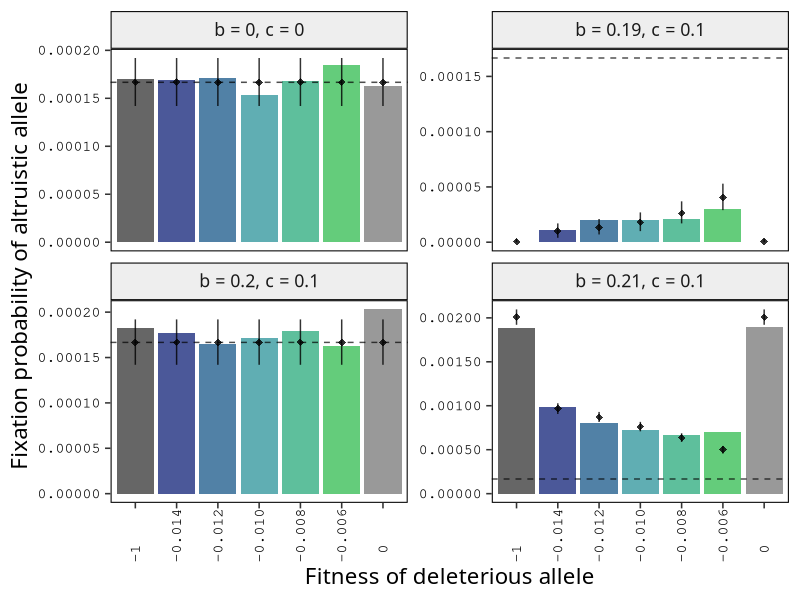
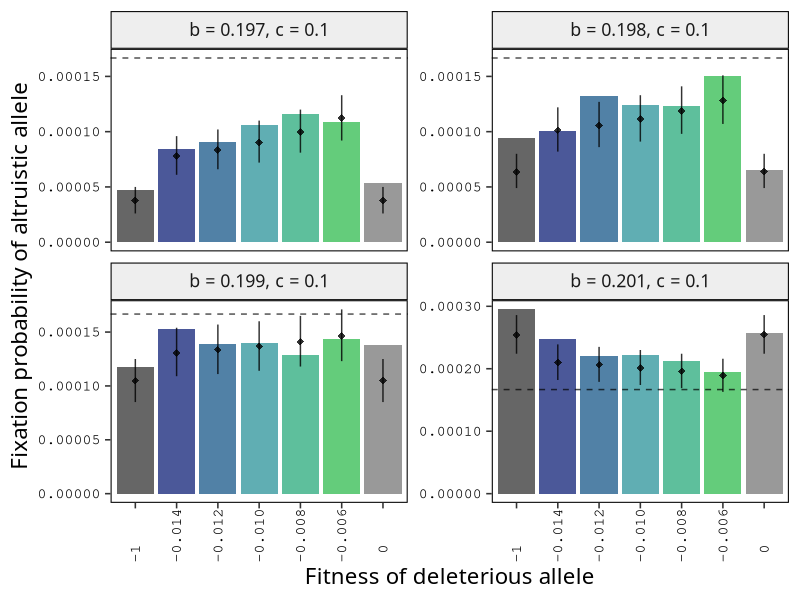
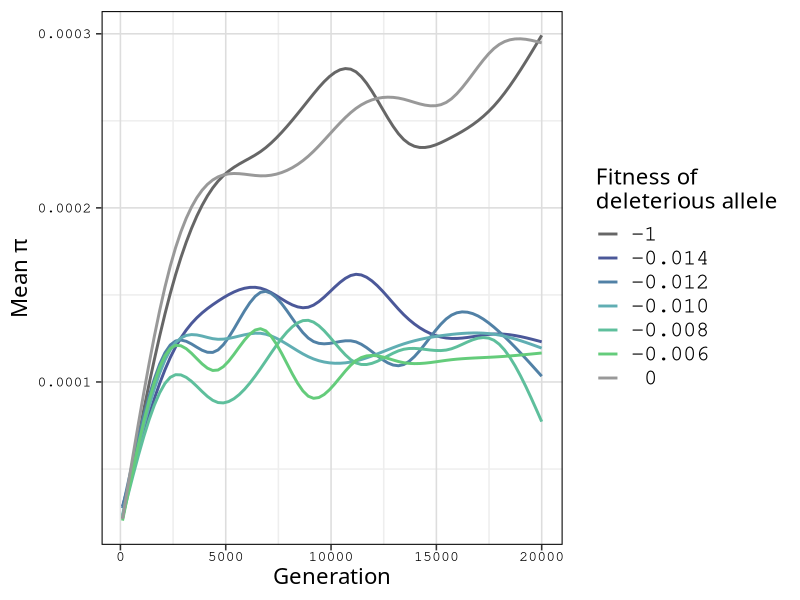
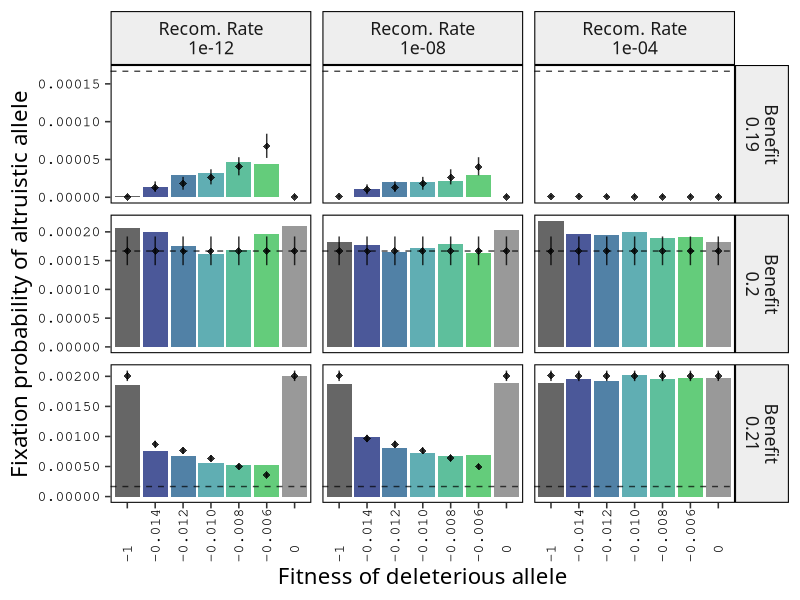
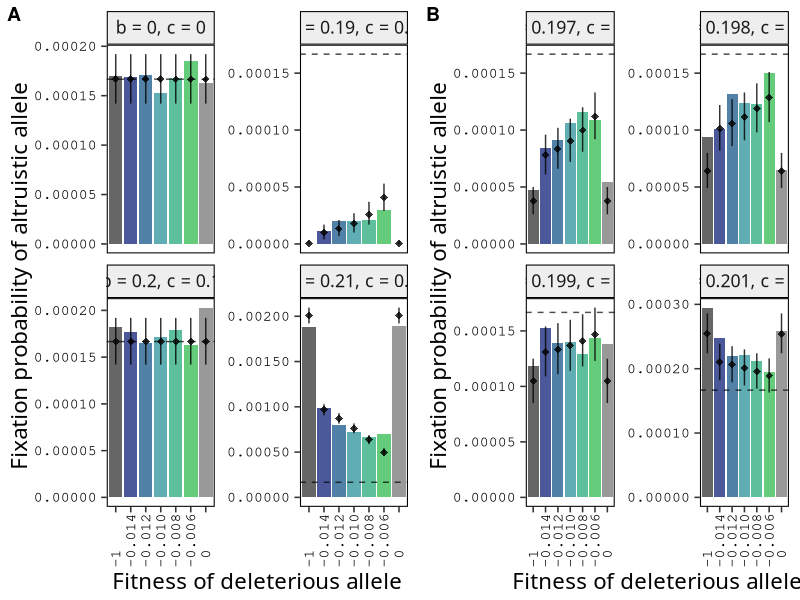

Here is the R script that generated these plots, in order:
#plotting and such
library(tidyverse)
library(scales)
library(ggpubr)
library(multcomp)
library(broom)
library(cowplot)

##### Aesthetic variables
fitnessColors = c("#666666",
                  "#4B5899", 
                  "#5181A6", 
                  "#60AEB3", 
                  "#5EBF9C", 
                  "#64CC7B",
                  "#999999")

fitnessLabels = c("-1",
                  "-0.014",
                  "-0.012",
                  "-0.010",
                  "-0.008",
                  "-0.006",
                  " 0")

custom_theme <- function (base_size = 16, base_family = "") {
  theme_bw(base_size, base_family, base_line_size = base_size / 30) %+replace%
    theme(text = element_text(size = base_size,
                              colour = "black",
                              family = "Geneva"),
          axis.text = element_text(family = "Courier",
                                   size = base_size / 1.5),
          legend.text = element_text(family = "Courier"),
          axis.text.x = element_text(angle = 90, hjust = 0),
          panel.grid.major.x = element_blank(),
          panel.grid.major.y = element_blank(),
          panel.grid.minor = element_blank(),
          panel.background = element_blank(),
          panel.border = element_rect(fill = NA,
                                      color = "black"),
          panel.grid = element_line(color = "#999999"),
          strip.background = element_rect(color = "black",
                                          fill = "#EEEEEE"),
          plot.background = element_rect(fill = NA,
                                         color = NA)
    )
}

label_newline <- function(labels){
  return(label_both(labels, sep = "\n"))
}

##### Load, mutate, filter CSV files
p = 1/6000
#fixation probabilities
f2 <- read_csv("Data/fixation_probs.csv") %>% mutate(Benefit = b, 
                                                  percentFixed = p_fix,
                                                  `Recom. Rate` = r,
                                                  fitness = factor(-s))
f2$Cost <- f2$c
f2f <- f2[,c("Benefit", "Cost", "Recom. Rate", "fitness", 
             "percentFixed", "CI_0.025", "CI_0.975")]
f2Fine <- filter(f2f, Benefit > 0.19 & Benefit < 0.21) %>%
  filter(`Recom. Rate` == 1e-8)
f2Big <- f2f %>% filter(Benefit <= 0.19 | Benefit >= 0.21 | Benefit == 0.2) %>%
  filter(`Recom. Rate` == 1e-8)
f2Sup <- f2f %>% filter(Benefit == 0.19 | Benefit == 0.21 | Benefit == 0.2)

#variation over benefit
singleStats <- read_csv("Data/singleInteractionsMil.csv") %>% 
  mutate(Benefit = benefit, Cost = cost)

singleFine <- singleStats %>% filter(benefit > 0.19 & benefit < 0.21) %>%
                              mutate(fitness = factor(fitness))
singleBig <- singleStats %>% filter(benefit <= 0.19 | benefit >= 0.21 | 
                                      benefit == 0.2) %>%
                              mutate(fitness = factor(fitness))

#variation over recom. rate & benefit
sRecomStats <- read_csv("Data/singleRecombinationFixed.csv") %>%
  mutate(Benefit = benefit,
         `Recom. Rate` = recom_rate,
         fitness = factor(fitness))

#generation vs pi by fitness/BGS
pibgs <- read_csv("Data/piBGS.csv")

##### Graphs
#benefits 0, 0.19, 0.2, 0.21
bp <- ggplot(singleBig,
#ggplot(singleBig,
       aes(x = fitness,
           y = percentFixed,
           group = factor(Benefit),
           fill = fitness)
       ) +
  scale_fill_manual(name = "Fitness",
                    values = fitnessColors,
                    labels = fitnessLabels) +
  scale_x_discrete(labels = fitnessLabels) +
  scale_y_continuous(labels = label_number(accuracy=0.00001)) +
  geom_col() +
  facet_wrap(~Benefit+Cost, 
             scales = "free_y", 
             labeller = label_bquote(cols = paste("b = ", .(Benefit),
                                                  ", c = ", .(Cost),
                                                  sep = "")),
             drop = T
  ) +
  geom_pointrange(data = f2Big,
                  mapping = aes(ymin = CI_0.025, ymax = CI_0.975),
                  shape = "diamond",
                  alpha = 0.8) +
  geom_hline(yintercept = p, 
             color = "black", 
             #size = 1.5,
             alpha = 0.7,
             linetype = "dashed") +
  xlab("Fitness of deleterious allele") +
  ylab("Fixation probability of altruistic allele") + 
  guides(fill = "none") +
  custom_theme()

#benefits 0.197, 0.198, 0.199, 0.201
fp <- ggplot(singleFine %>% filter(Benefit != 0.196 & Benefit != 0.2),
       aes(x = fitness,
           y = percentFixed,
           group = factor(Benefit),
           fill = fitness)) +
  scale_fill_manual(name = "Fitness",
                    values = fitnessColors,
                    labels = fitnessLabels) +
  scale_x_discrete(labels = fitnessLabels) +
  geom_col() +
  geom_pointrange(data = f2Fine %>% 
                    filter(Benefit != 0.196 & Benefit != 0.2),
                mapping = aes(ymin = CI_0.025, ymax = CI_0.975),
                shape = "diamond",
                alpha = 0.8) +
  scale_y_continuous(labels = label_number(accuracy=0.00001)) +
  facet_wrap(~Benefit+Cost, 
             scales = "free_y", 
             labeller = label_bquote(cols = paste("b = ", .(Benefit),
                                                  ", c = ", .(Cost),
                                                  sep = ""))
             ) +
  geom_hline(yintercept = p, 
             color = "black", 
             #size = 1.5,
             alpha = 0.7,
             linetype = "dashed") +
  xlab("Fitness of deleterious allele") +
  ylab("Fixation probability of altruistic allele") + 
  guides(fill = "none") +
  custom_theme()

sp <- plot_grid(bp, fp, labels = "AUTO", rel_widths = c(1.1, 1))

#generation vs pi by fitness/BGS
pp <- 
  ggplot(pibgs %>% mutate(fitness = factor(fitness)),
       aes(x = generation,
           y = pi_neutral,
           color = fitness)) +
  geom_smooth(se = F) +
  scale_y_continuous(labels = label_number(accuracy = 0.0001)) +
  scale_color_manual(name = "Fitness of\ndeleterious allele",
                     values = fitnessColors,
                     labels = fitnessLabels) +
  ylab(bquote(paste("Mean ", pi))) +
  xlab("Generation") + 
  custom_theme() %+replace%
  theme(panel.grid.major.x = element_line(color = "#dddddd"),
        panel.grid.minor.x = element_line(color = "#eeeeee"),
        panel.grid.major.y = element_line(color = "#dddddd"),
        panel.grid.minor.y = element_line(color = "#eeeeee"),
        axis.text.x = element_text())


#variation over recom. rate & benefit
rp <- ggplot(sRecomStats,
       aes(x = fitness, 
           y  = percentFixed,
           fill = fitness)) +
  scale_fill_manual(name = "Fitness",
                    values = fitnessColors,
                    labels = fitnessLabels) +
  scale_x_discrete(labels = fitnessLabels) +
  scale_y_continuous(limits = c(0, NA),
                     labels = label_number(accuracy=0.00001)) +
  geom_col() +
  geom_pointrange(data = f2Sup,
                mapping = aes(ymin = CI_0.025, ymax = CI_0.975),
                shape = "diamond",
                alpha = 0.8) +
  facet_grid(scales = "free",
             rows = vars(`Benefit`),
             cols = vars(`Recom. Rate`),
             labeller = label_newline) +
  geom_hline(yintercept = p, 
             color = "black", 
             alpha = 0.7,
             linetype = "dashed") +
  xlab("Fitness of deleterious allele") + 
  ylab("Fixation probability of altruistic allele") + 
  guides(fill = "none") +
  custom_theme()


##### Statistics

#fixation prob. against fitness, a factor
#linear model
singleForAnalysis <- singleStats %>% filter(benefit != 0) %>%
  mutate(fitness = factor(fitness))
model <- glm(percentFixed ~ benefit * fitness,
             data = singleForAnalysis,
             weights = numTotal,
             family = binomial())
View(tidy(glht(model)))

#fixation prob. against BGS, a boolean
singleBGS <- singleStats %>% filter(benefit != 0)
singleBGS$BGS <- (singleBGS$fitness %% 1 != 0)

bgsmodel <- glm(percentFixed ~ benefit * BGS,
                data = singleBGS %>% mutate(BGS = (fitness != -1 & fitness != 0 )),
                weights = numTotal,
                family = binomial())
summary(bgsmodel)
View(tidy(glht(bgsmodel)))
